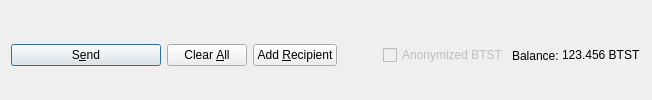
         <widget class="QFrame" name="frame_Send">
          <layout class="QHBoxLayout" name="horizontalLayout">
           <property name="bottomMargin">
            <number>0</number>
           </property>
           <item>
            <widget class="QPushButton" name="sendButton">
             <property name="minimumSize">
              <size>
               <width>150</width>
               <height>0</height>
              </size>
             </property>
             <property name="toolTip">
              <string>Confirm the send action</string>
             </property>
             <property name="text">
              <string>S&amp;end</string>
             </property>
             <property name="icon">
              <iconset resource="../bitstats.qrc">
               <normaloff>:/icons/send</normaloff>:/icons/send</iconset>
             </property>
             <property name="autoDefault">
              <bool>false</bool>
             </property>
             <property name="default">
              <bool>true</bool>
             </property>
            </widget>
           </item>
           <item>
            <widget class="QPushButton" name="clearButton">
             <property name="sizePolicy">
              <sizepolicy hsizetype="Minimum" vsizetype="Fixed">
               <horstretch>0</horstretch>
               <verstretch>0</verstretch>
              </sizepolicy>
             </property>
             <property name="toolTip">
              <string>Clear all fields of the form.</string>
             </property>
             <property name="text">
              <string>Clear &amp;All</string>
             </property>
             <property name="icon">
              <iconset resource="../bitstats.qrc">
               <normaloff>:/icons/remove</normaloff>:/icons/remove</iconset>
             </property>
             <property name="autoDefault">
              <bool>false</bool>
             </property>
            </widget>
           </item>
           <item>
            <widget class="QPushButton" name="addButton">
             <property name="toolTip">
              <string>Send to multiple recipients at once</string>
             </property>
             <property name="text">
              <string>Add &amp;Recipient</string>
             </property>
             <property name="icon">
              <iconset resource="../bitstats.qrc">
               <normaloff>:/icons/add</normaloff>:/icons/add</iconset>
             </property>
             <property name="autoDefault">
              <bool>false</bool>
             </property>
            </widget>
           </item>
           <item>
            <spacer name="horizontalSpacer">
             <property name="orientation">
              <enum>Qt::Horizontal</enum>
             </property>
             <property name="sizeHint" stdset="0">
              <size>
               <width>40</width>
               <height>20</height>
              </size>
             </property>
            </spacer>
           </item>
           <item>
            <layout class="QHBoxLayout" name="horizontalLayout_2">
             <property name="spacing">
              <number>3</number>
             </property>
             <item>
              <widget class="QCheckBox" name="checkzBTST">
               <property name="enabled">
                <bool>false</bool>
               </property>
               <property name="text">
                <string>Anonymized BTST</string>
               </property>
              </widget>
             </item>
             <item>
              <widget class="QLabel" name="label">
               <property name="text">
                <string>Balance:</string>
               </property>
              </widget>
             </item>
             <item>
              <widget class="QLabel" name="labelBalance">
               <property name="sizePolicy">
                <sizepolicy hsizetype="Preferred" vsizetype="Fixed">
                 <horstretch>0</horstretch>
                 <verstretch>0</verstretch>
                </sizepolicy>
               </property>
               <property name="cursor">
                <cursorShape>IBeamCursor</cursorShape>
               </property>
               <property name="text">
                <string notr="true">123.456 BTST</string>
               </property>
               <property name="textInteractionFlags">
                <set>Qt::LinksAccessibleByMouse|Qt::TextSelectableByKeyboard|Qt::TextSelectableByMouse</set>
               </property>
              </widget>
             </item>
            </layout>
           </item>
          </layout>
         </widget>
